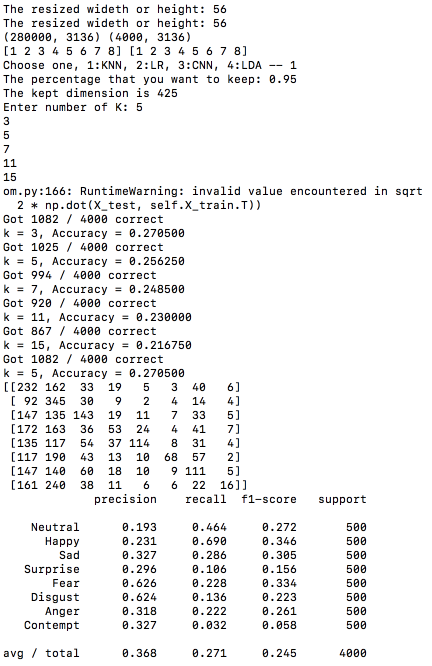
#> input picture Python/Methods Comparison of Facial Expression Recognition/img/KNN.png, 864 x 1332 px, found by its file name (shown at 1/2 size)
$ jupyter execute --allow-errors 'Final Project Facial Emotion Recognition.ipynb'   (shell and % lines are left out)
#> lines starting #> are read from the running program, lines starting #| are printed output that depends on the picture
<h4 align="center">Jian Sun</h4>
<h4 align="center">DUID: 873397832</h4>

# Content
- Introduction
- Model
- Result
  - PCA + KNN
  - MobileNet v2
  - LDA
- Discussion
- Future Work
- Appendix

# Introduction
This profect is to study facial expression recognition by affectNet, a first class facial expression dataset. And 3 models are selected to do this and their resutls are compared. Finally, we want to decide which method is best. In a meanwhile, we try to create an interactive environment for users. Therefore, users can input parameters at will for each step in every model. Here, we guess that the MobileNet v2 will bring us the best result.

# Model
## Dataset

The following is the table of categories and related image numbers from training and validation dataset.

Category       |       Number
---------------------|-------------------------
Neutral          |      75,374
Happy           |      134,915
Sad                |      25,959
Surprise        |      14,590
Fear               |      6,878
Disgust         |      4,303
Anger            |      25,382
Contempt     |      4,250
None             |      33,588
Uncertain      |     12,145
Non-Face      |     82,915
Total              |     420,299

During the study, we only take the first 8 categories to calculate.

## Structure
The system will present 4 choice, PCA+KNN, MobileNet v2 and LDA.

For each algorithm, we will start from training then validate the model with validation set, finally plot the heatmaps to show prediction results.

And for each method, actually we did twice. The first time we randomly choose 280000 or 10000 training image, but we get very worse results.

Then I consider how to solve this problem. I find that there are 75,374 Neutral images and 134,915 Happy images, which numbers are much more than the other categories. Perhaps, limiting the sample size of different categories may elevate the model performance. Next, I count the number of each category, and notice that Contempt has the least number, 3750. Therefore, I decide to use 3750 training images for each category.

# Result
## PCA + KNN

Initially, the training set is 280000, the validation set is 4000.

When K = 3, we get the best prediction, 0.2705 (There is printing error. The index I used here is i+1, I forget to minor 1. So it should be 3, not 5).

The average accuracy is 36.8%. This result is awful.

Then, using 3750 training images for each category, totally 30000 training images. When K =3, we get the best prediction, 0.218.

The average accuracy is 21.8%.

[cell 1]
%pylab inline
import cv2
from matplotlib import pyplot as plt
import matplotlib.image as mpimg
knn1 = cv2.imread('./KNN.png')
#> knn1 is the input picture: shape (1332, 864, 3); mean B, G, R 241.1, 240.9, 241
knn2 = mpimg.imread('plot_knn1.png')
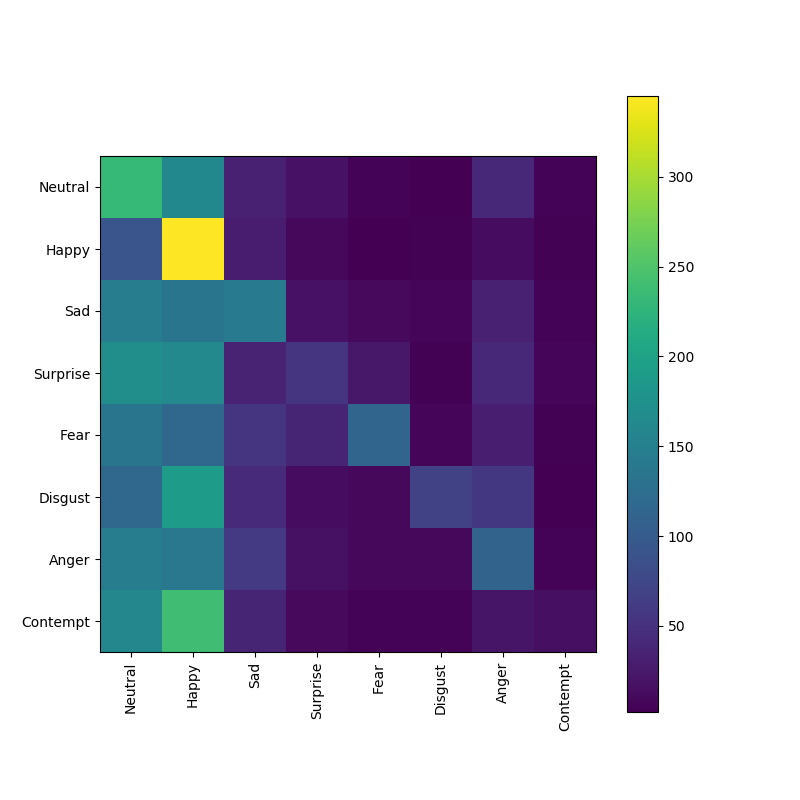
#> input picture Python/Methods Comparison of Facial Expression Recognition/img/plot_knn1.png, 800 x 800 px, found by its file name
#> knn2 is the input picture: shape (800, 800, 4) float32; mean R, G, B, A 0.686, 0.673, 0.756, 1
knn3 = mpimg.imread('KNN2.png')
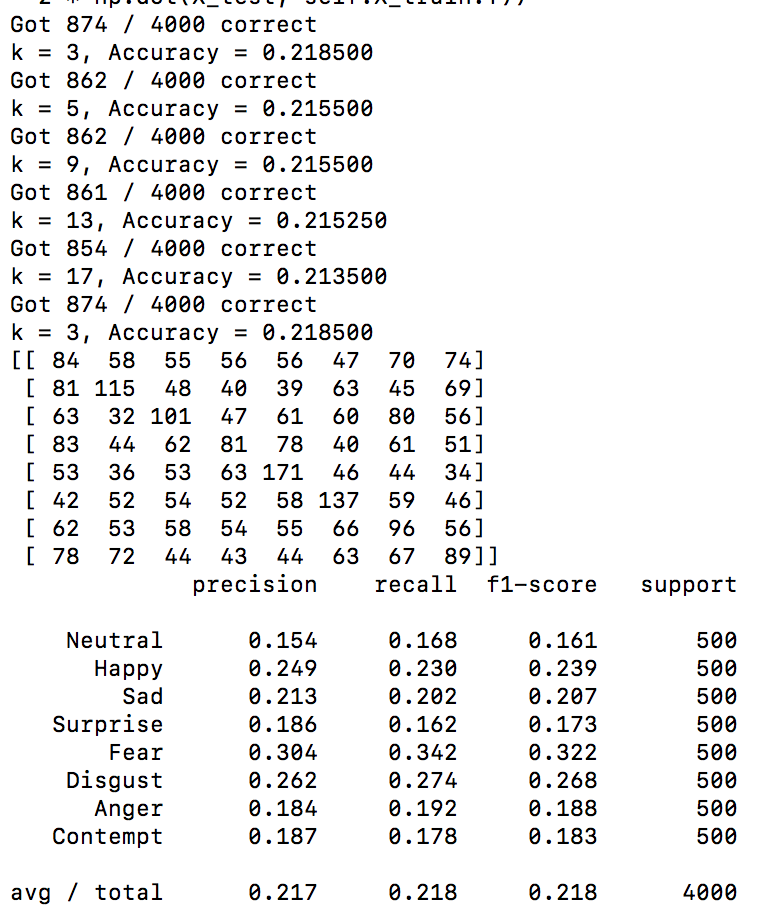
#> input picture Python/Methods Comparison of Facial Expression Recognition/img/KNN2.png, 764 x 924 px, found by its file name
#> knn3 is the input picture: shape (924, 764, 4) float32; mean R, G, B, A 0.936, 0.936, 0.937, 1
knn4 = mpimg.imread('plot_knn2.png')
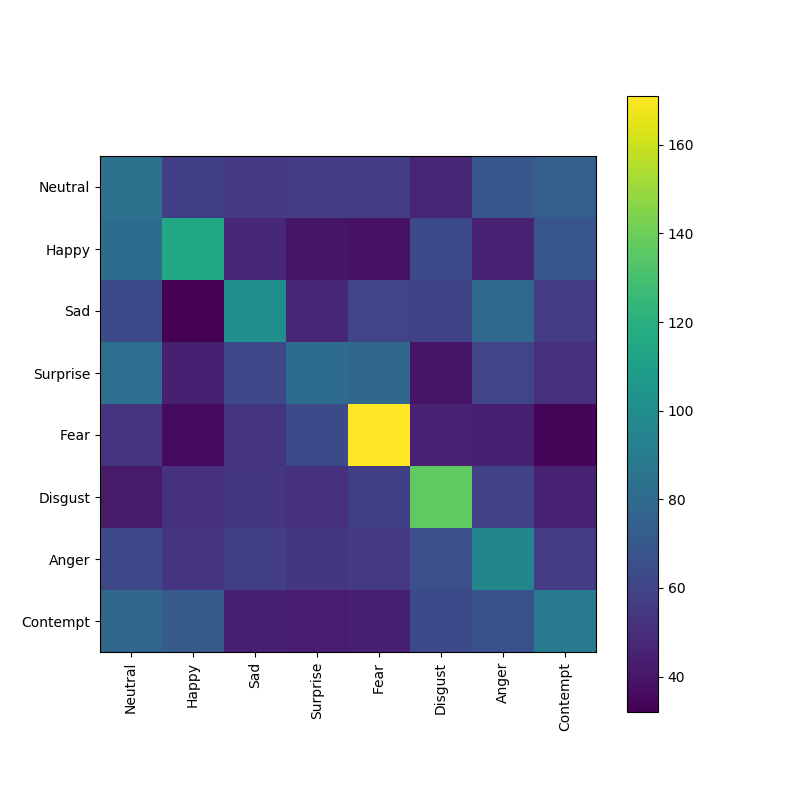
#> input picture Python/Methods Comparison of Facial Expression Recognition/img/plot_knn2.png, 800 x 800 px, found by its file name
#> knn4 is the input picture: shape (800, 800, 4) float32; mean R, G, B, A 0.687, 0.697, 0.779, 1
plt.figure(figsize=(25,25))
plt.subplot(221),plt.imshow(knn1)
plt.title('Result for knn')
plt.subplot(222),plt.imshow(knn2)
plt.subplot(223),plt.imshow(knn3)
plt.title('Result after equalization for knn')
plt.subplot(224),plt.imshow(knn4)
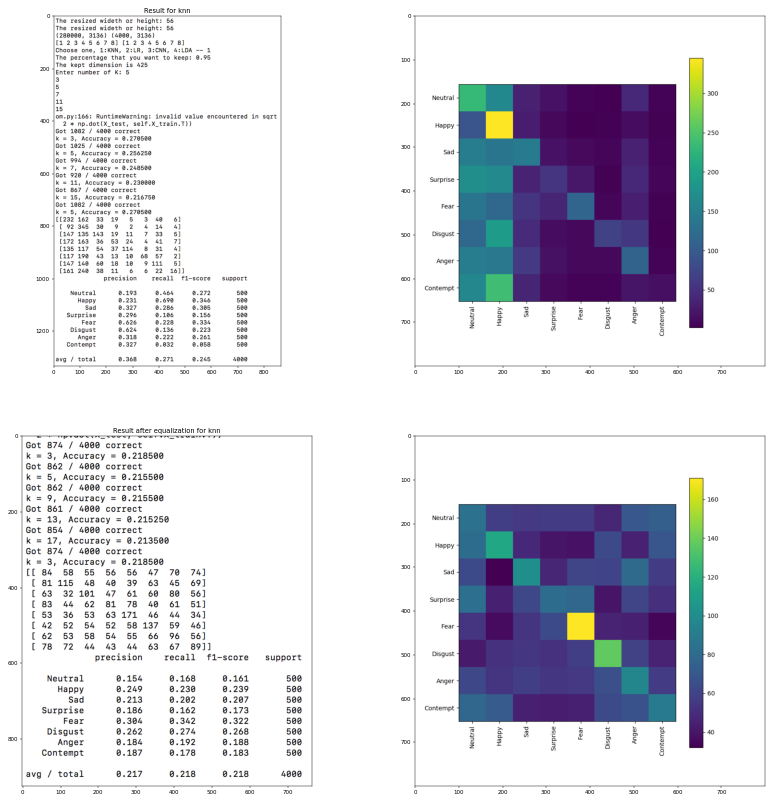
#> figure drawn by matplotlib, 4 panels; B, G, R data is drawn as R, G, B

## Mobilenet v2

The training set is 150000, the validation set is 4000.

The validation accuracy is 38.47%

Then, using 3750 training images for each category, totally 30000 training images.

The validation accuracy is 33.0%.

[cell 2]
cnn1 = mpimg.imread('MBN1.png')
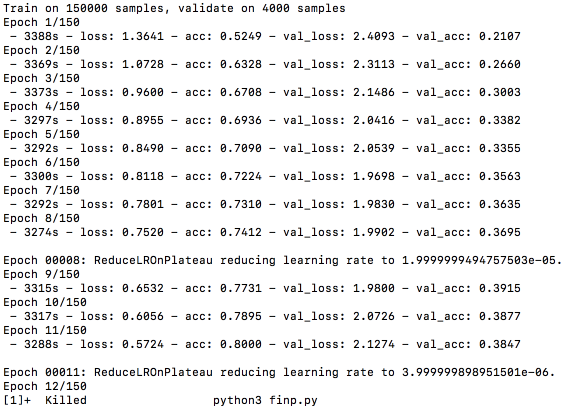
#> input picture Python/Methods Comparison of Facial Expression Recognition/img/MBN1.png, 1150 x 814 px, found by its file name (shown at 1/2 size)
#> cnn1 is the input picture: shape (814, 1150, 4) float32; mean R, G, B, A 0.933, 0.933, 0.933, 1
cnn2 = mpimg.imread('plot_cnn1.png')
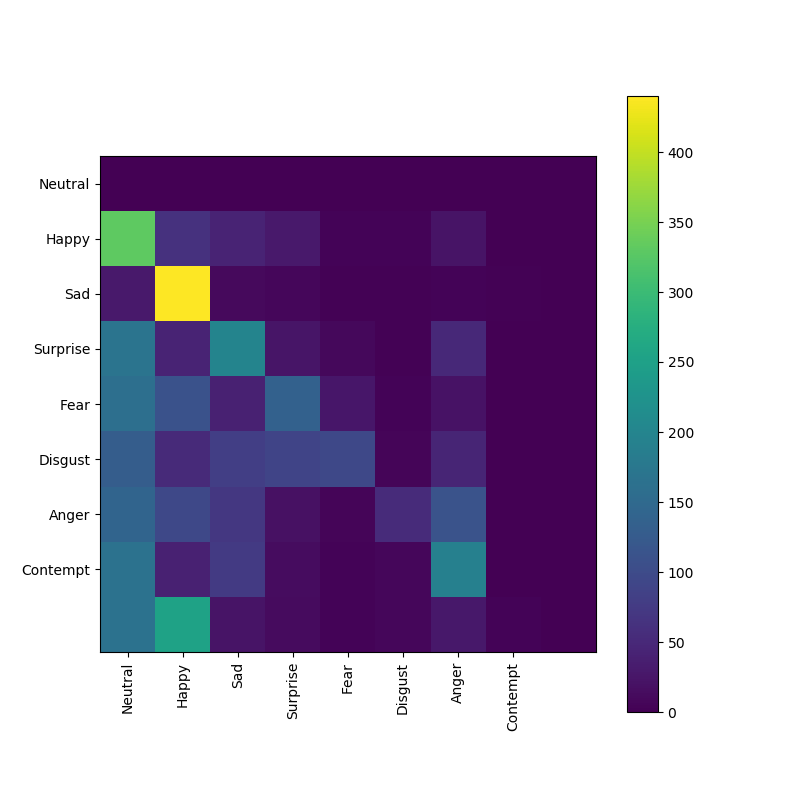
#> input picture Python/Methods Comparison of Facial Expression Recognition/img/plot_cnn1.png, 800 x 800 px, found by its file name
#> cnn2 is the input picture: shape (800, 800, 4) float32; mean R, G, B, A 0.69, 0.645, 0.745, 1
#> (the rest of this cell did not finish here and is left out)
